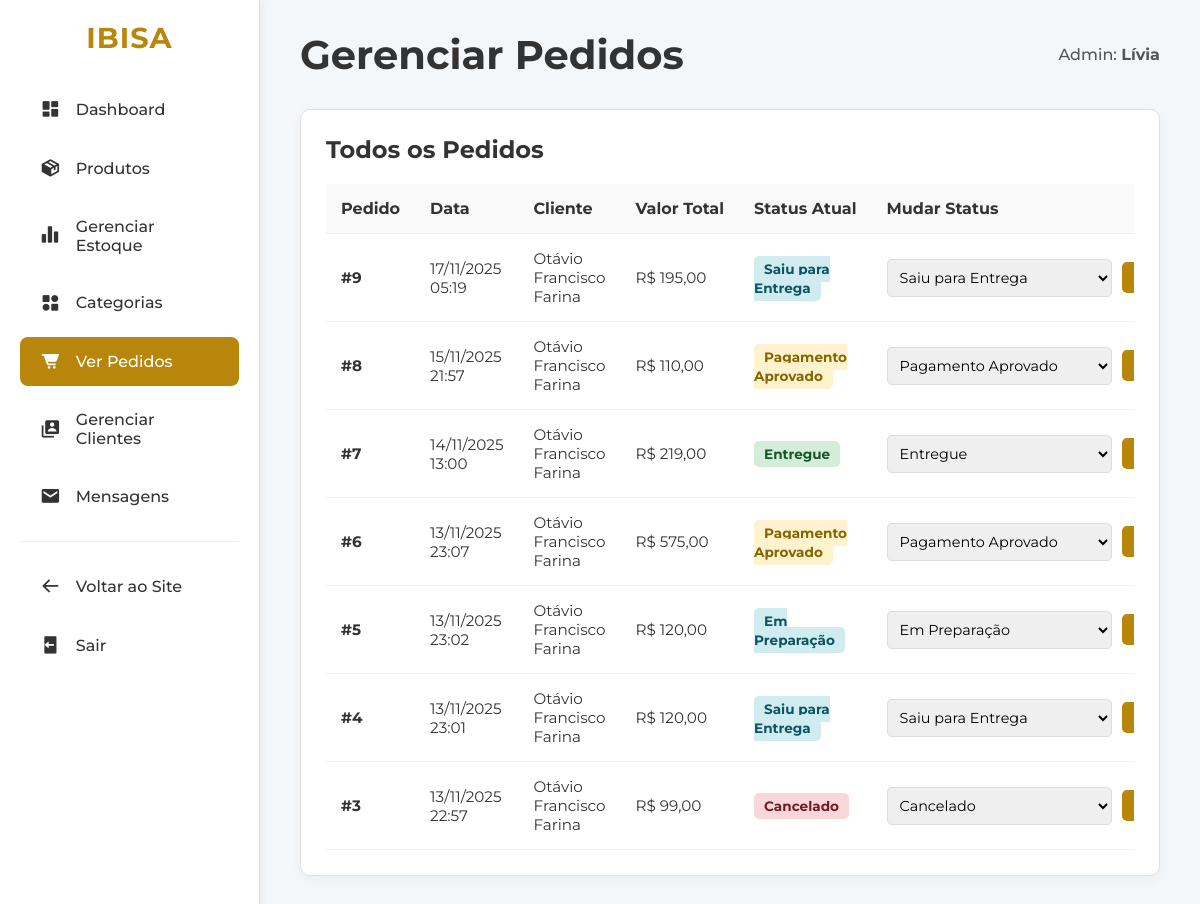
Page /adm/admin_pedidos.php (signed in) on the committed database.
### tables this page shows
CREATE TABLE `vendas` (
  `id_venda` int NOT NULL,
  `data` datetime NOT NULL DEFAULT CURRENT_TIMESTAMP,
  `valor_total` decimal(10,2) NOT NULL,
  `id_forma_pagamento` int NOT NULL,
  `id_usuario` int NOT NULL,
  `status` enum('Aguardando Confirmação','Pagamento Aprovado','Em Preparação','Em Trânsito','Saiu para Entrega','Entregue','Cancelado') NOT NULL DEFAULT 'Aguardando Confirmação'
);

CREATE TABLE `usuarios` (
  `id_usuario` int NOT NULL,
  `tipo` int NOT NULL DEFAULT '1',
  `conta_status` enum('Ativa','Bloqueada') NOT NULL DEFAULT 'Ativa' COMMENT 'Controla se a conta do usuário está ativa ou bloqueada pelo admin',
  `nome_usuario` varchar(200) NOT NULL,
  `email` varchar(200) NOT NULL,
  `senha` varchar(255) NOT NULL,
  `telefone` varchar(50) NOT NULL,
  `cpf` varchar(100) NOT NULL
);

### adm/admin_pedidos.php (the view, shortened to what this page needs)
<?php
require_once '../conexao.php';
$pedidos = [];
try {
    $sql = "SELECT v.id_venda, v.data, v.status, v.valor_total, u.nome_usuario, f.nome_forma_pagamento
            FROM vendas v
            JOIN usuarios u ON v.id_usuario = u.id_usuario
            JOIN forma_pagamento f ON v.id_forma_pagamento = f.id_forma_pagamento
            ORDER BY v.data DESC";
    $stmt = $pdo->query($sql);
    $pedidos = $stmt->fetchAll(PDO::FETCH_ASSOC);
} catch (PDOException $e) {
    $db_error = "Erro ao carregar pedidos: " . $e->getMessage();
}
function getStatusClass($status) {
    switch ($status) {
        case 'Aguardando Confirmação':
        case 'Pagamento Aprovado':
            return 'status-pending';
        case 'Em Preparação':
        case 'Em Trânsito':
        case 'Saiu para Entrega':
            return 'status-shipped';
        case 'Entregue':
            return 'status-delivered';
        case 'Cancelado':
            return 'status-canceled';
    }
}
$opcoes_status = ['Aguardando Confirmação', 'Pagamento Aprovado', 'Em Preparação', 'Em Trânsito', 'Saiu para Entrega', 'Entregue', 'Cancelado'];
?>
<!DOCTYPE html>
<html lang="pt-br">
<head>
    <link href='https://unpkg.com/boxicons@2.1.4/css/boxicons.min.css' rel='stylesheet'>
</head>
<body>
    <div class="admin-container">
        <aside class="admin-sidebar">
            <a href="../index.php" class="logo">IBISA</a>
            <ul class="admin-menu">
                <li><a href="painel_admin.php"><i class='bx bxs-dashboard'></i>Dashboard</a></li>
                <li><a href="admin_produtos.php"><i class='bx bxs-package'></i>Produtos</a></li>
                <li><a href="admin_estoque.php"><i class='bx bxs-bar-chart-alt-2'></i>Gerenciar Estoque</a></li>
                <li><a href="admin_categorias.php"><i class='bx bxs-category-alt'></i>Categorias</a></li>
                <li><a href="admin_pedidos.php" class="active"><i class='bx bxs-cart-alt'></i>Ver Pedidos</a></li>
                <li><a href="admin_usuarios.php"><i class='bx bxs-user-account'></i>Gerenciar Clientes</a></li>
                <li><a href="admin_mensagens.php"><i class='bx bxs-envelope'></i> Mensagens</a></li>
                <li class="menu-divider"></li>
                <li><a href="../index.php"><i class='bx bx-arrow-back'></i>Voltar ao Site</a></li>
                <li><a href="../logout.php"><i class='bx bxs-log-out'></i>Sair</a></li>
            </ul>
        </aside>
        <main class="admin-content">
            <div class="admin-header">
                <h1>Gerenciar Pedidos</h1>
                <div class="admin-profile">
                    Admin: <strong><?php echo htmlspecialchars(explode(' ', $_SESSION['usuario_nome'])[0]); ?></strong>
                </div>
            </div>
            <div class="content-card">
                <h2>Todos os Pedidos</h2>
                <div class="table-responsive-wrapper">
                    <table class="admin-orders-table">
                        <thead>
                            <tr>
                                <th>Pedido</th>
                                <th>Data</th>
                                <th>Cliente</th>
                                <th>Valor Total</th>
                                <th>Status Atual</th>
                                <th>Mudar Status</th>
                            </tr>
                        </thead>
                        <tbody>
                            <?php if (empty($pedidos)): ?>
                                <tr><td colspan="6" style="text-align: center;">Nenhum pedido encontrado.</td></tr>
                            <?php else: ?>
                                <?php foreach ($pedidos as $pedido): ?>
                                <tr>
                                    <td><strong>#<?php echo htmlspecialchars($pedido['id_venda']); ?></strong></td>
                                    <td><?php echo date('d/m/Y H:i', strtotime($pedido['data'])); ?></td>
                                    <td><?php echo htmlspecialchars($pedido['nome_usuario']); ?></td>
                                    <td>R$ <?php echo number_format($pedido['valor_total'], 2, ',', '.'); ?></td>
                                    <td>
                                        <span class="status <?php echo getStatusClass($pedido['status']); ?>">
                                            <?php echo htmlspecialchars($pedido['status']); ?>
                                        </span>
                                    </td>
                                    <td>
                                        <form action="admin_pedidos.php" method="POST" class="status-form">
                                            <select name="novo_status">
                                                <?php foreach ($opcoes_status as $status): ?>
                                                    <option value="<?php echo $status; ?>" <?php echo ($status == $pedido['status'] ? 'selected' : ''); ?>>
                                                        <?php echo $status; ?>
                                                    </option>
                                                <?php endforeach; ?>
                                            </select>
                                            <button type="submit" class="btn-update">Atualizar</button>
                                        </form>
                                    </td>
                                </tr>
                                <?php endforeach; ?>
                            <?php endif; ?>
                        </tbody>
                    </table>
                </div>
            </div>
        </main>
    </div>
</body>
</html>

### adm/admin_pedidos.php (style rules this page uses)
* { margin: 0; padding: 0; box-sizing: border-box; }
body { font-family: 'Montserrat', sans-serif; background-color: #f4f7fa; color: #333; display: flex; min-height: 100vh; }
a { text-decoration: none; color: inherit; }
ul { list-style: none; }
table { border-collapse: collapse; width: 100%; }
.admin-container { display: flex; width: 100%; }
.admin-sidebar { flex: 0 0 260px; background-color: #ffffff; min-height: 100vh; border-right: 1px solid #e0e0e0; padding: 20px; box-shadow: 2px 0 10px rgba(0, 0, 0, 0.05); }
.admin-sidebar .logo { font-size: 1.8rem; font-weight: 700; letter-spacing: 1px; color: #b8860b; text-align: center; margin-bottom: 30px; display: block; }
.admin-sidebar .admin-menu li { margin-bottom: 10px; }
.admin-sidebar .admin-menu li a { display: flex; align-items: center; gap: 15px; padding: 14px 20px; font-weight: 500; border-radius: 8px; transition: background-color 0.3s ease, color 0.3s ease; }
.admin-sidebar .admin-menu li a i { font-size: 1.3rem; }
.admin-sidebar .admin-menu li a.active { background-color: #b8860b; color: #ffffff; }
.admin-sidebar .admin-menu .menu-divider { height: 1px; background-color: #eee; margin: 20px 0; }
.admin-content { flex: 1; padding: 30px 40px; overflow-y: auto; }
.admin-header { display: flex; justify-content: space-between; align-items: center; margin-bottom: 30px; }
.admin-header h1 { font-size: 2.5rem; font-weight: 700; }
.admin-header .admin-profile { font-weight: 500; color: #555; }
.content-card { background-color: #ffffff; border-radius: 10px; padding: 25px; border: 1px solid #e0e0e0; box-shadow: 0 4px 12px rgba(0, 0, 0, 0.04); margin-bottom: 30px; }
.content-card h2 { font-size: 1.5rem; font-weight: 700; margin-bottom: 20px; }
.table-responsive-wrapper { width: 100%; overflow-x: auto; }
.admin-orders-table th, .admin-orders-table td { padding: 15px; text-align: left; border-bottom: 1px solid #f0f0f0; vertical-align: middle; }
.admin-orders-table th { font-weight: 700; background-color: #f9f9f9; white-space: nowrap; }
.admin-orders-table td { font-size: 0.95rem; }
.status-form { display: flex; align-items: center; gap: 10px; }
.status-form select { padding: 8px; border: 1px solid #ddd; border-radius: 5px; font-family: 'Montserrat', sans-serif; font-size: 0.9rem; }
.btn-update { background-color: #b8860b; color: white; padding: 8px 12px; border: none; border-radius: 5px; cursor: pointer; font-weight: 500; }
.status { padding: 5px 10px; border-radius: 5px; font-weight: 700; font-size: 0.85rem; color: #333; }
.status-delivered { background-color: #d4edda; color: #155724; }
.status-pending { background-color: #fff3cd; color: #856404; }
.status-shipped { background-color: #d1ecf1; color: #0c5460; }
.status-canceled { background-color: #f8d7da; color: #721c24; }

### rows in the picture
vendas: id_venda "9", data "17/11/2025 05:19", id_usuario.nome_usuario "Otávio Francisco Farina", valor_total "195,00", status "Saiu para Entrega", novo_status "Saiu para Entrega"
vendas: id_venda "8", data "15/11/2025 21:57", id_usuario.nome_usuario "Otávio Francisco Farina", valor_total "110,00", status "Pagamento Aprovado", novo_status "Pagamento Aprovado"
vendas: id_venda "7", data "14/11/2025 13:00", id_usuario.nome_usuario "Otávio Francisco Farina", valor_total "219,00", status "Entregue", novo_status "Entregue"
vendas: id_venda "6", data "13/11/2025 23:07", id_usuario.nome_usuario "Otávio Francisco Farina", valor_total "575,00", status "Pagamento Aprovado", novo_status "Pagamento Aprovado"
vendas: id_venda "5", data "13/11/2025 23:02", id_usuario.nome_usuario "Otávio Francisco Farina", valor_total "120,00", status "Em Preparação", novo_status "Em Preparação"
vendas: id_venda "4", data "13/11/2025 23:01", id_usuario.nome_usuario "Otávio Francisco Farina", valor_total "120,00", status "Saiu para Entrega", novo_status "Saiu para Entrega"
vendas: id_venda "3", data "13/11/2025 22:57", id_usuario.nome_usuario "Otávio Francisco Farina", valor_total "99,00", status "Cancelado", novo_status "Cancelado"

### other values in the picture
explode(' ', $_SESSION['usuario_nome'])[0] "Lívia"
